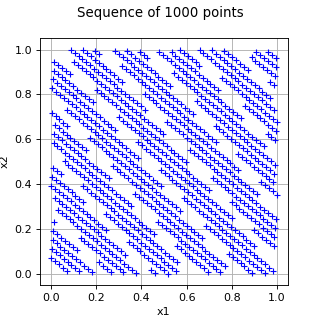

The Python source for this figure:
import openturns as ot
from matplotlib import pyplot as plt
from openturns.viewer import View

# Generate points with the given sequence
sequence = ot.HaselgroveSequence(2)
sample = sequence.generate(1000)

# Create the graph
graph = ot.Graph("", "x1", "x2", True, "")
cloud = ot.Cloud(sample)
graph.add(cloud)

# Draw the graph
fig = plt.figure(figsize=(4, 4))
plt.suptitle("Sequence of 1000 points")
axis = fig.add_subplot(111)
View(graph, figure=fig, axes=[axis], add_legend=False)
axis.set_xlim(auto=True)
